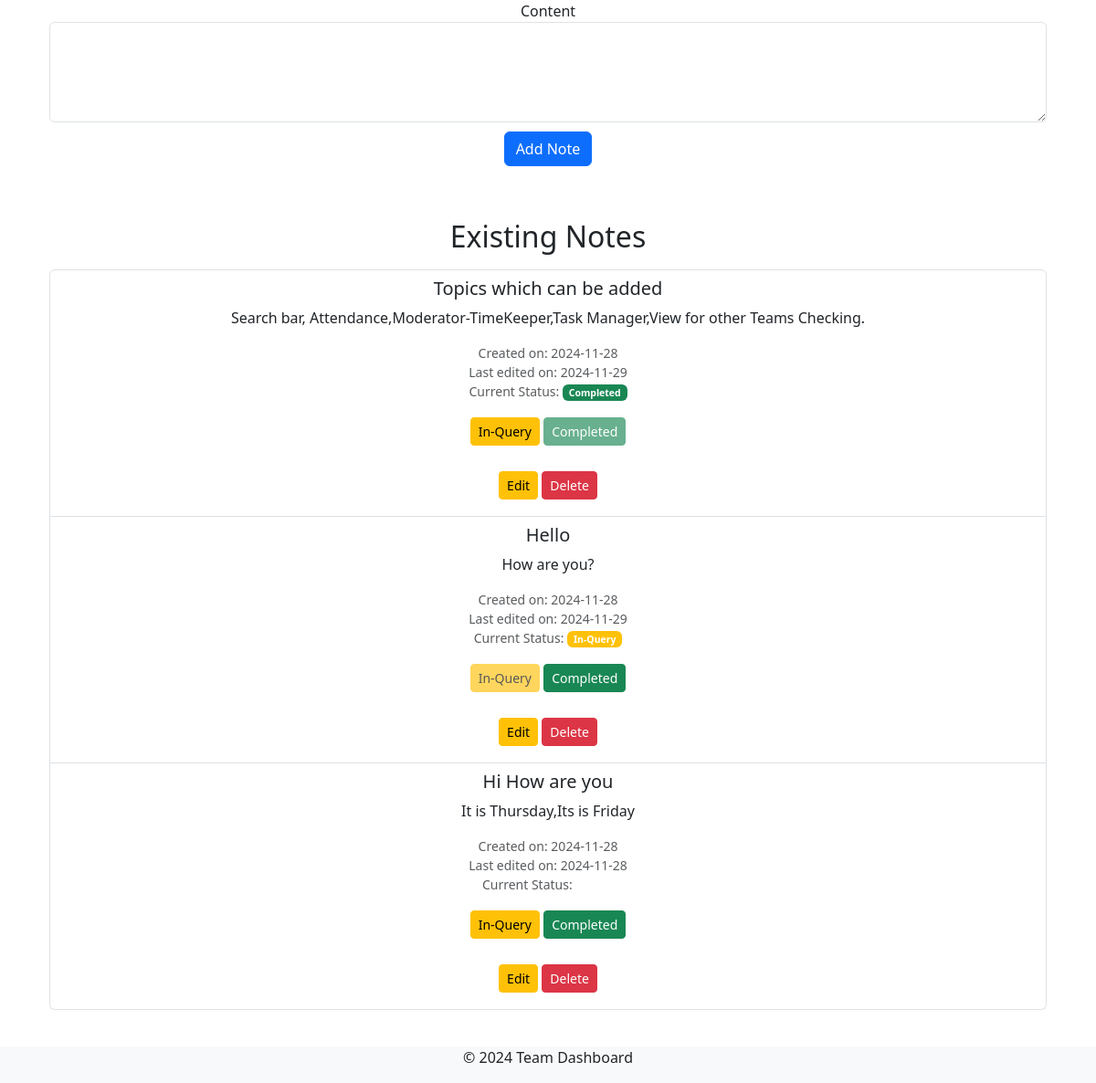
The app's page /add-category-notes/WSE Results Statistics with its own data.
### app.py (models this page shows)
class Note(db.Model):
    id = db.Column(db.Integer, primary_key=True)
    category = db.Column(db.String(100), nullable=False)
    title = db.Column(db.String(200), nullable=False)
    content = db.Column(db.Text, nullable=False)
    date = db.Column(db.Date, default=datetime.utcnow)
    created_date = db.Column(db.DateTime, default=datetime.utcnow)
    edited_date = db.Column(db.DateTime, onupdate=datetime.utcnow)
    status = db.Column(db.String(50), default="In-Query")

### app.py (the view, shortened to what this page needs)
@app.route("/add-category-notes/<category>", methods=["GET", "POST"])
def add_category_notes(category):
    notes = Note.query.filter_by(category=category).all()
    return render_template("add_category_notes.html", category=category, notes=notes)

### templates/add_category_notes.html (shortened to what this page needs)
﻿{% extends "base.html" %}
{% block content %}
<div class="container mt-5">
    <form method="POST" action="{{ url_for('add_category_notes', category=category) }}">
        <div class="form-group">
            <label for="content">Content</label>
            <textarea class="form-control" id="content" name="content" rows="4" required></textarea>
        </div>
        <button type="submit" class="btn btn-primary">Add Note</button>
    </form>
    <h2 id="existing-notes" class="mt-5">Existing Notes</h2>
    {% if notes %}
    <div class="scrollable-notes mt-3">
        <ul class="list-group">
            {% for note in notes|reverse %}
            <li class="list-group-item">
                <div class="view-note" id="view-note-{{ note.id }}">
                    <h5>{{ note.title }}</h5>
                    <p>{{ note.content }}</p>
                    <small class="text-muted">
                        Created on:
                        {% if note.created_date %}
                        {{ note.created_date.strftime('%Y-%m-%d') }}
                        {% else %}
                        Not available
                        {% endif %}
                    </small>
                    {% if note.edited_date %}
                    <br>
                    <small class="text-muted">
                        Last edited on:
                        {% if note.edited_date %}
                        {{ note.edited_date.strftime('%Y-%m-%d') }}
                        {% else %}
                        Not available
                        {% endif %}
                    </small>
                    {% endif %}
                    <br>
                    <small class="text-muted">
                        Current Status:
                        <span class="badge {% if note.status == 'Completed' %}bg-success{% elif note.status == 'In-Query' %}bg-warning{% endif %}">
                            {{ note.status }}
                        </span>
                    </small>
                    <div class="mt-2">
                        <form method="POST" action="{{ url_for('update_note_status', note_id=note.id, category=category) }}" style="display:inline;">
                            <button type="submit" class="btn btn-warning btn-sm" {% if note.status=='In-Query' %}disabled{% endif %}>
                                In-Query
                            </button>
                        </form>
                        <form method="POST" action="{{ url_for('update_note_status', note_id=note.id, category=category) }}" style="display:inline;">
                            <button type="submit" class="btn btn-success btn-sm" {% if note.status=='Completed' %}disabled{% endif %}>
                                Completed
                            </button>
                        </form>
                    </div>
                    <div class="mt-2">
                        <button class="btn btn-warning btn-sm" onclick="toggleEdit({{ note.id }})">Edit</button>
                        <form method="POST" action="{{ url_for('delete_note', note_id=note.id, category=category) }}" style="display:inline;">
                            <button type="submit" class="btn btn-danger btn-sm">Delete</button>
                        </form>
                    </div>
                </div>
            </li>
            {% endfor %}
        </ul>
    </div>
    {% else %}
    <p class="text-muted">No notes available for this category.</p>
    {% endif %}
</div>
{% endblock %}

### static/css/styles.css (style rules this page uses)
body { font-family: Arial, sans-serif; margin: 0; padding: 0; height: 100%; overflow: hidden; background-image: url('/static/images/pexels-shottrotter-695342.jpg'); background-size: cover; background-repeat: no-repeat; background-position: center center; min-height: 100vh; display: flex; flex-direction: column; justify-content: center; }
.container { max-width: 800px; margin: auto; padding: 20px; background-color: rgba(255, 255, 255, 0.8); border-radius: 10px; text-align: center; }
.btn { font-size: 18px; padding: 15px; display: block; margin: 10px auto; text-align: center; }
.bg-success { background-color: green !important; color: white; padding: 5px; border-radius: 5px; }
.bg-warning { background-color: orange !important; color: white; padding: 5px; border-radius: 5px; }

### templates/base.html (style rules this page uses)
body { min-height: 100vh; overflow-y: auto; padding-top: 70px; margin: 0; }
html { scroll-behavior: smooth; }

### records on screen
Note: title "Topics which can be added", content "Search bar, Attendance,Moderator-TimeKeeper,Task Manager,View for other Teams Checking.", created_date "2024-11-28", edited_date "2024-11-29", status "Completed"
Note: title "Hello", content "How are you?", created_date "2024-11-28", edited_date "2024-11-29", status "In-Query"
Note: title "Hi How are you", content "It is Thursday,Its is Friday", created_date "2024-11-28", edited_date "2024-11-28"
